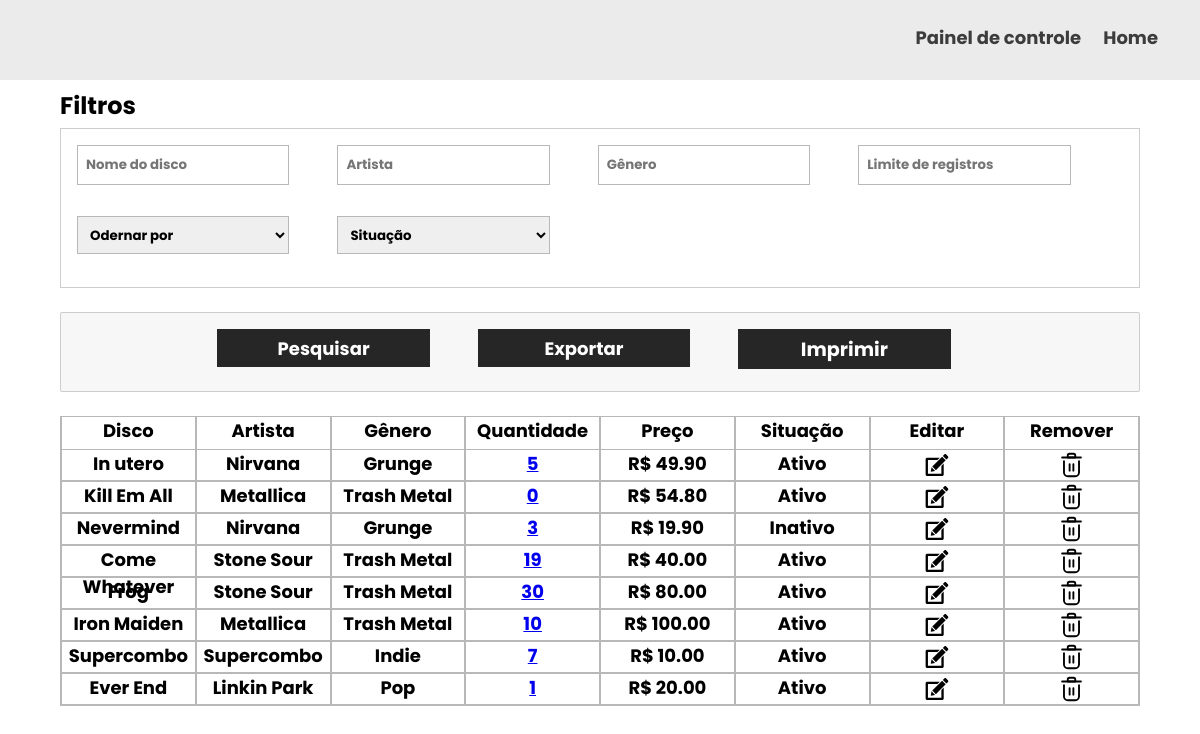
/Php/DiscoRel.php (signed in), run on the app's committed database.
### tables this page shows
CREATE TABLE `discos` (
  `id` int(11) NOT NULL,
  `foto` varchar(55) DEFAULT NULL,
  `nome` varchar(20) DEFAULT NULL,
  `descricao` text DEFAULT NULL,
  `id_artista` int(11) DEFAULT NULL,
  `lancamento` date DEFAULT NULL,
  `id_genero` int(11) DEFAULT NULL,
  `valor` decimal(5,2) DEFAULT NULL,
  `ativo` char(1) DEFAULT NULL
);

CREATE TABLE `artistas` (
  `id` int(11) NOT NULL,
  `nome` varchar(30) DEFAULT NULL,
  `ativo` char(1) DEFAULT NULL
);

CREATE TABLE `genero` (
  `id` int(11) NOT NULL,
  `nome` varchar(25) DEFAULT NULL,
  `ativo` char(1) DEFAULT NULL
);

CREATE TABLE `estoque` (
  `id` int(11) NOT NULL,
  `id_discos` int(11) DEFAULT NULL,
  `quantidade` int(11) DEFAULT NULL
);

### Php/DiscoRel.php (the view, shortened to what this page needs)
<?php
    include('conexao.php');
?>
<!DOCTYPE html>
<html lang="pt-br">
<head>
    <link rel="stylesheet" href="../Css/style.css">
</head>
<body>
    <div class="top_menu">
        <div class="top_menu_item">
        <span><a href="Painel.php">Painel de controle</a></span>
        <span><a href="HomeAuth.php">Home</a></span>
        </div>
    </div>
    <form action="#" method="POST">
        <div class="header">
            <h2>Filtros</h2>
        </div>
        <div class="rel-filter-wrapper">
            <div class="rel-d-input-wrapper">
                <input type="text" placeholder="Nome do disco" name="nome">
            </div>
            <div class="rel-d-input-wrapper">
                <input type="text" placeholder="Artista" name="artista">
            </div>
            <div class="rel-d-input-wrapper">
                <input type="text" placeholder="Gênero" name="genero">
            </div>
            <div class="rel-d-input-wrapper">
                <input type="number" min="0" placeholder="Limite de registros" name="lmt">
            </div>
            <div class="rel-d-input-wrapper">
                <select name="ordenacao">
                    <option value="" disabled selected>Odernar por</option>
                </select>
            </div>
            <div class="rel-d-input-wrapper">
                <select name="situacao">
                    <option value="" disabled selected>Situação</option>
                </select>
            </div>
        </div>
        <div class="rel-filter-wrapper select-d">
            <div class="rel-d-input-wrapper">
                <input type="submit" name="botao" value="Pesquisar">
            </div>
            <div class="rel-d-input-wrapper">
                <input type="submit" name="botao" value="Exportar">
            </div>
            <div class="rel-d-input-wrapper">
               <a href="#" onclick="print()">Imprimir</a>
            </div>
        </div>
    </form>
    <div class="database-wrapper">
        <div class="data-header">
           <div class="header-column">
                <span>Disco</span>
           </div>
           <div class="header-column">
                <span>Artista</span>
            </div>
            <div class="header-column">
                <span>Gênero</span>
           </div>
           <div class="header-column">
                <span>Quantidade</span>
           </div>
           <div class="header-column">
                <span>Preço</span>
           </div>
           <div class="header-column">
                <span>Situação</span>
           </div>
           <div class="header-column data-value">
                <span>Editar</span>
            </div>
            <div class="header-column data-delete">
                <span>Remover</span>
           </div>
        </div>
        <?php
            $select =
            "SELECT d.id as 'Id', d.nome as 'Disco', d.valor as 'Preco',
             IF(d.ativo = 'S', 'Ativo', 'Inativo') as 'Ativo',
             a.nome as 'Artista', g.nome as 'Genero', e.quantidade as 'Qtd'
             FROM discos d
             INNER JOIN artistas a on d.id_artista = a.id
             INNER JOIN genero g on d.id_genero = g.id
             INNER JOIN estoque e on d.id = e.id_discos";
             $query = mysqli_query($con, $select);
             while($sql=mysqli_fetch_assoc($query)) { ?>
        <div class="data-content">
            <div class="data-row">
                <span><?php echo $sql['Disco'] ?></span>
           </div>
           <div class="data-row">
                <span><?php echo $sql['Artista'] ?></span>
            </div>
            <div class="data-row data-genre">
                <span><?php echo $sql['Genero'] ?></span>
            </div>
            <div class="data-row data-qtd">
                <span><a href="EstoqueEditar.php?id=<?php echo $sql['Id'] ?>">
                    <?php echo $sql['Qtd'] ?></span>
            </div>
            <div class="data-row">
                <span>R$ <?php echo $sql['Preco'] ?></span>
            </div>
            <div class="data-row">
                <span><?php echo $sql['Ativo'] ?></span>
            </div>
            <div class="data-row data-value">
                <a href="DiscoCad.php?id=<?php echo $sql['Id']?>">
                    <img src="../images/edit.svg" alt="">
                </a>
            </div>
            <div class="data-row data-delete">
                <a href="deleteDisco.php?id=<?php echo $sql['Id']?>">
                    <img src="../images/del.svg" alt="">
                </a>
            </div>
        </div>
        <?php
             }
        ?>
    </div>
</body>
</html>

### Css/style.css (style rules this page uses)
* { margin: 0; padding: 0; box-sizing: border-box; }
html, body { width: 100%; height: 100%; }
.top_menu { width: 100%; height: 5em; background: #ecebeb; box-sizing: border-box; display: flex; padding: 8px; justify-content: end; }
.top_menu_item { box-sizing: border-box; width: 40%; height: 3.5em; padding: 16px; text-align: end; }
.top_menu_item span { margin-right: 1em; font-family: 'Poppins', sans-serif; font-size: large; font-weight: lighter; }
.top_menu_item span a { text-decoration: none; color: rgba(0, 0, 0, 0.747); font-weight: bold; }
.input-wrapper-pw input[type="text"], .input-wrapper-pw input[type="number"], input[type="submit"], select { width: 100%; height: 95%; border-radius: 0; outline: none; border: 1px solid #b8b8b8; font-family: 'Poppins', sans-serif; color: black; font-weight: bold; padding: 8px; -moz-appearance:textfield; }
.rel-filter-wrapper { border: 1px solid #c9c9c9e7; box-sizing: border-box; width: 90%; height: 10em; margin: 1.5em auto; padding-top: 1em; padding-left: 1em; display: flex; flex-wrap: wrap; }
.select-d { justify-content: center; border-radius: 2px; border-color: #c9c9c9e7; background-color: #f7f7f7; }
.rel-d-input-wrapper { box-sizing: border-box; width: 20%; height: 2.5em; display: block; margin-right: 3em; }
.rel-d-input-wrapper input[type="text"], .rel-d-input-wrapper input[type="number"] { -moz-appearance: textfield; border: 1px solid #b8b8b8; width: 100%; height: 100%; padding: 8px; font-family: 'Poppins', sans-serif; font-weight: 700; outline: none; }
.select-d { height: 5em; }
.select-d a { display: block; box-sizing: border-box; background-color: #262626; width: 100%; height: 100%; color: white; text-decoration: none; font-family: 'Poppins', sans-serif; font-size: larger; font-weight: 700; text-align: center; padding-top: 0.3em; }
.select-d input[type="submit"] { border: #262626; background-color: #262626; color: white; font-size: large; padding: 0; }
.header { width: 90%; height: 1em; margin: 0.5em auto; font-family: 'Poppins', sans-serif; }
.database-wrapper { border: 1px solid #b8b8b8; width: 90%; margin: 0 auto; box-sizing: border-box; font-family: 'Poppins', sans-serif; }
.data-header, .data-content { height: 2em; display: flex; justify-content: space-between; box-sizing: border-box; }
.header-column, .data-row { border-left: 1px solid #b8b8b8; border-right: 1px solid #b8b8b8; display: block; width: 15%; height: 100%; text-align: center; font-size: large; font-weight: bolder; }
.data-content { border-top: 1px solid #b8b8b8; border-bottom: 1px solid #b8b8b8; border-left: 0; border-right: 0; }
.data-row img { width: 100%; height: 100%; }

### data on the page
discos: nome "In utero", id_artista.nome "Nirvana", id_genero.nome "Grunge", estoque.quantidade "5", valor "49.90", Ativo "Ativo"
discos: nome "Kill Em All", id_artista.nome "Metallica", id_genero.nome "Trash Metal", estoque.quantidade "0", valor "54.80", Ativo "Ativo"
discos: nome "Nevermind", id_artista.nome "Nirvana", id_genero.nome "Grunge", estoque.quantidade "3", valor "19.90", Ativo "Inativo"
discos: nome "Come Whatever", id_artista.nome "Stone Sour", id_genero.nome "Trash Metal", estoque.quantidade "19", valor "40.00", Ativo "Ativo"
discos: nome "Frog", id_artista.nome "Stone Sour", id_genero.nome "Trash Metal", estoque.quantidade "30", valor "80.00", Ativo "Ativo"
discos: nome "Iron Maiden", id_artista.nome "Metallica", id_genero.nome "Trash Metal", estoque.quantidade "10", valor "100.00", Ativo "Ativo"
discos: nome "Supercombo", id_artista.nome "Supercombo", id_genero.nome "Indie", estoque.quantidade "7", valor "10.00", Ativo "Ativo"
discos: nome "Ever End", id_artista.nome "Linkin Park", id_genero.nome "Pop", estoque.quantidade "1", valor "20.00", Ativo "Ativo"
